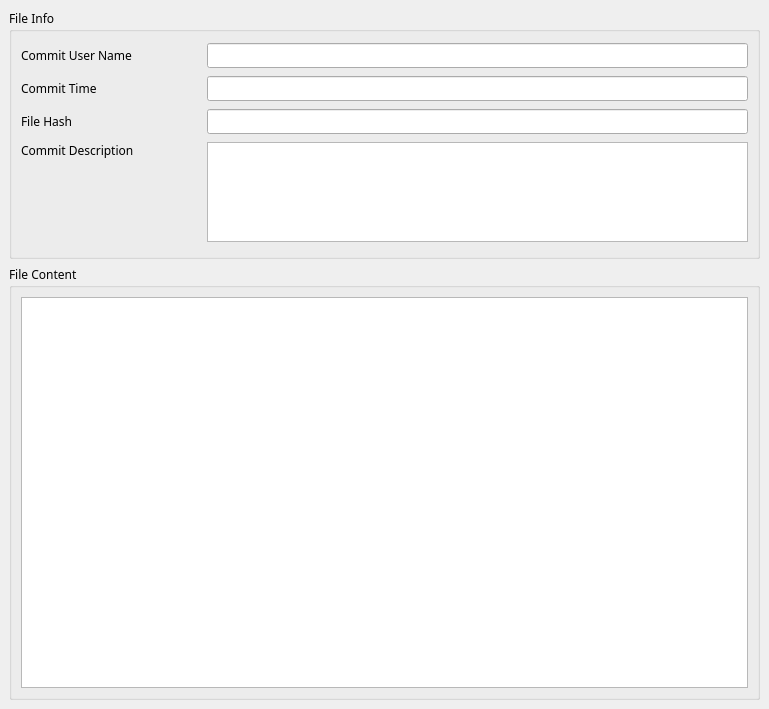
<?xml version="1.0" encoding="UTF-8"?>
<ui version="4.0">
 <class>MainWindow</class>
 <widget class="QMainWindow" name="MainWindow">
  <property name="geometry">
   <rect>
    <x>0</x>
    <y>0</y>
    <width>769</width>
    <height>709</height>
   </rect>
  </property>
  <property name="minimumSize">
   <size>
    <width>0</width>
    <height>0</height>
   </size>
  </property>
  <property name="maximumSize">
   <size>
    <width>16777215</width>
    <height>16777215</height>
   </size>
  </property>
  <property name="font">
   <font>
    <family>Microsoft YaHei</family>
   </font>
  </property>
  <property name="windowTitle">
   <string>File Preview</string>
  </property>
  <widget class="QWidget" name="centralwidget">
   <layout class="QVBoxLayout" name="verticalLayout_2">
    <item>
     <widget class="QGroupBox" name="groupBox">
      <property name="maximumSize">
       <size>
        <width>16777215</width>
        <height>250</height>
       </size>
      </property>
      <property name="title">
       <string>File Info</string>
      </property>
      <layout class="QGridLayout" name="gridLayout">
       <item row="0" column="0">
        <widget class="QLabel" name="label">
         <property name="minimumSize">
          <size>
           <width>180</width>
           <height>0</height>
          </size>
         </property>
         <property name="maximumSize">
          <size>
           <width>180</width>
           <height>16777215</height>
          </size>
         </property>
         <property name="text">
          <string>Commit User Name</string>
         </property>
        </widget>
       </item>
       <item row="0" column="1">
        <widget class="QLineEdit" name="lineEdit_username">
         <property name="sizePolicy">
          <sizepolicy hsizetype="Expanding" vsizetype="Fixed">
           <horstretch>0</horstretch>
           <verstretch>0</verstretch>
          </sizepolicy>
         </property>
         <property name="readOnly">
          <bool>true</bool>
         </property>
        </widget>
       </item>
       <item row="1" column="0">
        <widget class="QLabel" name="label_2">
         <property name="minimumSize">
          <size>
           <width>180</width>
           <height>0</height>
          </size>
         </property>
         <property name="maximumSize">
          <size>
           <width>180</width>
           <height>16777215</height>
          </size>
         </property>
         <property name="text">
          <string>Commit Time</string>
         </property>
        </widget>
       </item>
       <item row="1" column="1">
        <widget class="QLineEdit" name="lineEdit_time">
         <property name="readOnly">
          <bool>true</bool>
         </property>
        </widget>
       </item>
       <item row="2" column="0">
        <widget class="QLabel" name="label_3">
         <property name="minimumSize">
          <size>
           <width>180</width>
           <height>0</height>
          </size>
         </property>
         <property name="maximumSize">
          <size>
           <width>180</width>
           <height>16777215</height>
          </size>
         </property>
         <property name="text">
          <string>File Hash</string>
         </property>
        </widget>
       </item>
       <item row="2" column="1">
        <widget class="QLineEdit" name="lineEdit_hash">
         <property name="readOnly">
          <bool>true</bool>
         </property>
        </widget>
       </item>
       <item row="3" column="0">
        <widget class="QLabel" name="label_4">
         <property name="minimumSize">
          <size>
           <width>180</width>
           <height>0</height>
          </size>
         </property>
         <property name="maximumSize">
          <size>
           <width>180</width>
           <height>16777215</height>
          </size>
         </property>
         <property name="text">
          <string>Commit Description</string>
         </property>
         <property name="alignment">
          <set>Qt::AlignLeading|Qt::AlignLeft|Qt::AlignTop</set>
         </property>
        </widget>
       </item>
       <item row="3" column="1">
        <widget class="QTextEdit" name="textEdit_desc">
         <property name="maximumSize">
          <size>
           <width>16777215</width>
           <height>100</height>
          </size>
         </property>
         <property name="readOnly">
          <bool>true</bool>
         </property>
        </widget>
       </item>
      </layout>
     </widget>
    </item>
    <item>
     <widget class="QGroupBox" name="groupBox_2">
      <property name="title">
       <string>File Content</string>
      </property>
      <layout class="QVBoxLayout" name="verticalLayout">
       <item>
        <widget class="QTextEdit" name="textEdit_file"/>
       </item>
      </layout>
     </widget>
    </item>
   </layout>
  </widget>
  <action name="actionRefresh">
   <property name="text">
    <string>Refresh</string>
   </property>
  </action>
  <action name="actionAbout">
   <property name="text">
    <string>About</string>
   </property>
  </action>
  <action name="actionPull_From_Server">
   <property name="text">
    <string>Pull From Server</string>
   </property>
  </action>
  <action name="actionPlease_Wait">
   <property name="text">
    <string>Synchronizing data, please wait</string>
   </property>
   <property name="toolTip">
    <string>Synchronizing data, please wait</string>
   </property>
  </action>
 </widget>
 <resources/>
 <connections/>
</ui>
